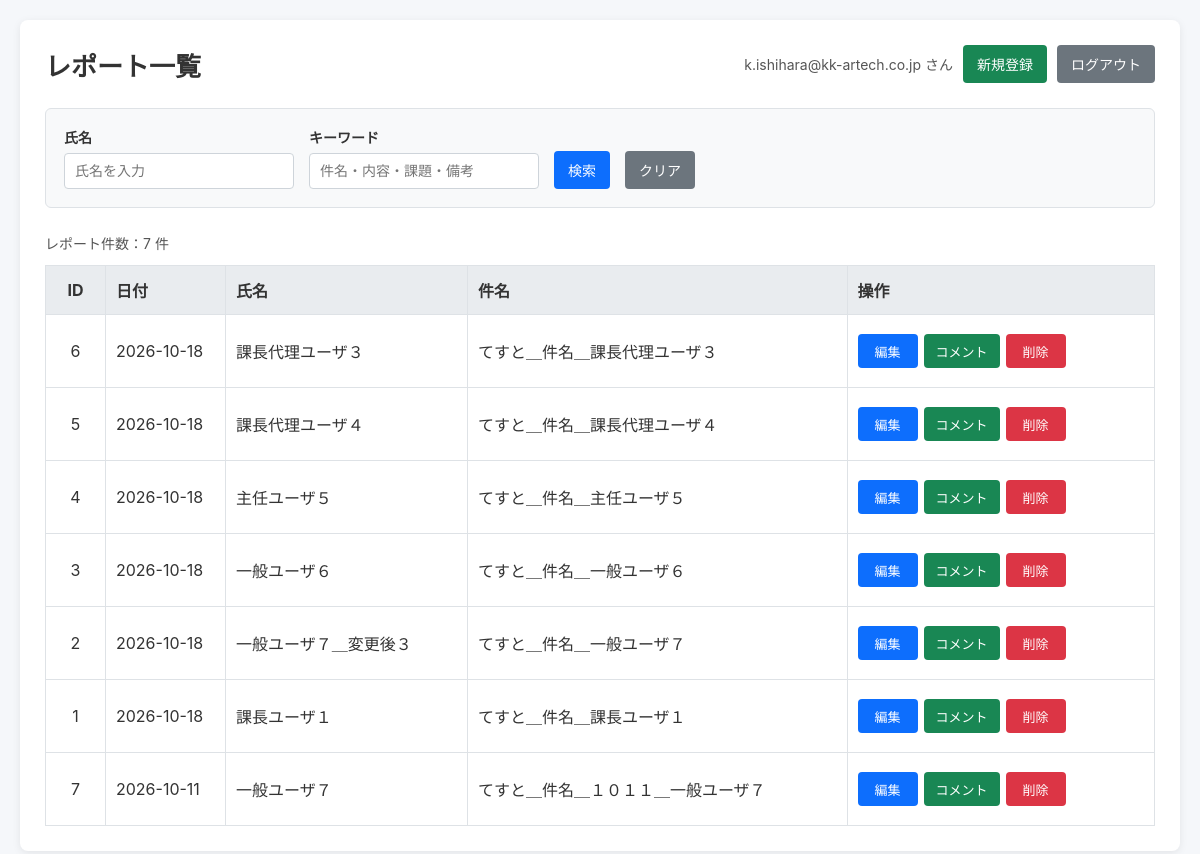
/index.php (signed in), run on the app's committed database.
### tables this page shows
CREATE TABLE users (
    id INTEGER PRIMARY KEY AUTOINCREMENT,
    username TEXT NOT NULL UNIQUE,
    password_hash TEXT NOT NULL,
    role_title TEXT NOT NULL DEFAULT '一般'
        CHECK (role_title IN ('一般', '主任', '課長代理', '課長', '部長')),
    manager_id INTEGER,
    is_admin INTEGER NOT NULL DEFAULT 0
        CHECK (is_admin IN (0, 1)),
    created_at TEXT NOT NULL,
    FOREIGN KEY (manager_id)
        REFERENCES users(id)
        ON DELETE SET NULL
);

CREATE TABLE reports (
    id INTEGER PRIMARY KEY AUTOINCREMENT,
    user_id INTEGER NOT NULL,
    report_date TEXT NOT NULL,
    name TEXT NOT NULL,
    subject TEXT NOT NULL,
    content TEXT,
    issues TEXT,
    remarks TEXT,
    created_at TEXT NOT NULL,
    updated_at TEXT NOT NULL,
    FOREIGN KEY (user_id)
        REFERENCES users(id)
        ON DELETE RESTRICT
);

### lib/auth.php (called while the page is built, shortened)
<?php
function getLoginUserId(): ?int
{
    return (int) $_SESSION['user_id'];
}
function getLoginUser(PDO $pdo): ?array
{
    $userId = getLoginUserId();
    $stmt = $pdo->prepare(
        'SELECT
            id,
            username,
            role_title,
            manager_id,
            is_admin
         FROM users
         WHERE id = :id'
    );
    $stmt->execute([
        ':id' => $userId,
    ]);
    $user = $stmt->fetch();
    return $user;
}

### lib/functions.php (called while the page is built)
<?php
function h($value)
{
    return htmlspecialchars(
        $value ?? '',
        ENT_QUOTES,
        'UTF-8'
    );
}

### public/index.php (the view, shortened to what this page needs)
<?php
require_once '../config/database.php';
require_once '../lib/functions.php';
require_once '../lib/auth.php';
$loginUser = getLoginUser($pdo);
$loginUserId = (int) $loginUser['id'];
$isAdmin = (int) $loginUser['is_admin'] === 1;
$name = trim($_GET['name'] ?? '');
$keyword = trim($_GET['keyword'] ?? '');
$sql = "
    SELECT *
    FROM reports
    WHERE 1 = 1
";
$params = [];
$sql .= "
    ORDER BY report_date DESC, id DESC
";
$stmt = $pdo->prepare($sql);
$stmt->execute($params);
$reports = $stmt->fetchAll(PDO::FETCH_ASSOC);
?>
<!DOCTYPE html>
<html lang="ja">
<head>
</head>
<body>
<div class="container">
    <div class="header">
        <h1>レポート一覧</h1>
        <div class="header-actions">
            <span class="login-user">
                <?= h($loginUser['username']) ?> さん
            </span>
            <a href="create.php" class="button new-button">
                新規登録
            </a>
            <a href="logout.php" class="button logout-button">
                ログアウト
            </a>
        </div>
    </div>
    <div class="search-container">
        <form method="get" action="index.php" class="search-form">
            <div class="search-item">
                <label for="name">
                    氏名
                </label>
                <input
                    type="text"
                    id="name"
                    name="name"
                    value="<?= h($name) ?>"
                    placeholder="氏名を入力"
                >
            </div>
            <div class="search-item">
                <label for="keyword">
                    キーワード
                </label>
                <input
                    type="text"
                    id="keyword"
                    name="keyword"
                    value="<?= h($keyword) ?>"
                    placeholder="件名・内容・課題・備考"
                >
            </div>
            <button type="submit" class="button search-button">
                検索
            </button>
            <a href="index.php" class="button clear-button">
                クリア
            </a>
        </form>
    </div>
    <div class="list-header">
        <div class="report-count">
            レポート件数：<?= count($reports) ?> 件
        </div>
    </div>
    <div class="table-container">
        <table>
            <thead>
                <tr>
                    <th class="id-column">
                        ID
                    </th>
                    <th class="date-column">
                        日付
                    </th>
                    <th class="name-column">
                        氏名
                    </th>
                    <th class="subject-column">
                        件名
                    </th>
                    <th class="action-column">
                        操作
                    </th>
                </tr>
            </thead>
            <tbody>
                <?php if (empty($reports)): ?>
                    <tr>
                        <td colspan="5" class="no-data">
                            該当するレポートはありません。
                        </td>
                    </tr>
                <?php else: ?>
                    <?php foreach ($reports as $report): ?>
                        <?php
                        $canEdit = $isAdmin
                            || (int) $report['user_id'] === $loginUserId;
                        ?>
                        <tr>
                            <td class="id-column">
                                <?= h($report['id']) ?>
                            </td>
                            <td class="date-column">
                                <?= h($report['report_date']) ?>
                            </td>
                            <td class="name-column">
                                <?= h($report['name']) ?>
                            </td>
                            <td class="subject-column">
                                <?= h($report['subject']) ?>
                            </td>
                            <td class="action-column">
                                <div class="action-cell">
                                    <?php if ($canEdit): ?>
                                        <a
                                            href="edit.php?id=<?= (int) $report['id'] ?>"
                                            class="action-button edit-button"
                                        >
                                            編集
                                        </a>
                                    <?php endif; ?>
                                    <a
                                        href="detail.php?id=<?= (int) $report['id'] ?>"
                                        class="action-button detail-button"
                                    >
                                        コメント
                                    </a>
                                    <?php if ($canEdit): ?>
                                        <form
                                            method="post"
                                            action="delete.php"
                                            class="delete-form"
                                            onsubmit="return confirm('このレポートを削除しますか？');"
                                        >
                                            <button
                                                type="submit"
                                                class="action-button delete-button"
                                            >
                                                削除
                                            </button>
                                        </form>
                                    <?php endif; ?>
                                </div>
                            </td>
                        </tr>
                    <?php endforeach; ?>
                <?php endif; ?>
            </tbody>
        </table>
    </div>
</div>
</body>
</html>

### public/index.php (style rules this page uses)
* { box-sizing: border-box; }
body { margin: 0; padding: 20px; font-family: -apple-system, BlinkMacSystemFont, "Segoe UI", sans-serif; background-color: #f5f7fa; color: #333; }
.container { max-width: 1200px; margin: 0 auto; background-color: #fff; padding: 25px; border-radius: 8px; box-shadow: 0 2px 8px rgba(0, 0, 0, 0.08); }
h1 { margin-top: 0; margin-bottom: 25px; font-size: 26px; }
.header { display: flex; justify-content: space-between; align-items: center; gap: 15px; margin-bottom: 25px; flex-wrap: wrap; }
.header h1 { margin: 0; }
.header-actions { display: flex; align-items: center; gap: 10px; }
.login-user { font-size: 14px; color: #555; }
.button { display: inline-flex; justify-content: center; align-items: center; padding: 9px 14px; border: none; border-radius: 4px; text-decoration: none; font-size: 14px; cursor: pointer; white-space: nowrap; }
.new-button { background-color: #198754; color: #fff; }
.logout-button { background-color: #6c757d; color: #fff; }
.search-container { margin-bottom: 25px; padding: 18px; background-color: #f8f9fa; border: 1px solid #dee2e6; border-radius: 6px; }
.search-form { display: flex; align-items: flex-end; gap: 15px; flex-wrap: wrap; }
.search-item { display: flex; flex-direction: column; gap: 6px; }
.search-item label { font-size: 14px; font-weight: bold; }
.search-item input { width: 230px; max-width: 100%; padding: 9px 10px; border: 1px solid #ced4da; border-radius: 4px; font-size: 14px; }
.search-button { background-color: #0d6efd; color: #fff; }
.clear-button { background-color: #6c757d; color: #fff; }
.list-header { display: flex; justify-content: space-between; align-items: center; margin-bottom: 12px; gap: 10px; flex-wrap: wrap; }
.report-count { font-size: 14px; color: #555; }
.table-container { width: 100%; overflow-x: auto; }
table { width: 100%; border-collapse: collapse; background-color: #fff; }
th, td { padding: 12px 10px; border: 1px solid #dee2e6; text-align: left; vertical-align: middle; }
th { background-color: #e9ecef; font-weight: bold; white-space: nowrap; }
.id-column { width: 60px; text-align: center; }
.date-column { width: 120px; white-space: nowrap; }
.name-column { min-width: 120px; }
.subject-column { min-width: 200px; }
.action-column { min-width: 250px; white-space: nowrap; }
.action-cell { display: flex; align-items: center; gap: 6px; min-height: 48px; }
.action-button { display: inline-flex; justify-content: center; align-items: center; min-height: 34px; padding: 7px 10px; border: none; border-radius: 4px; text-decoration: none; font-size: 13px; cursor: pointer; white-space: nowrap; flex-shrink: 0; }
.edit-button, .edit-button-space { width: 60px; flex: 0 0 60px; }
.edit-button { background-color: #0d6efd; color: #fff; }
.detail-button { min-width: 76px; background-color: #198754; color: #fff; }
.delete-form { display: inline-flex; align-items: center; margin: 0; padding: 0; flex-shrink: 0; }
.delete-button, .delete-button-space { width: 60px; flex: 0 0 60px; }
.delete-button { background-color: #dc3545; color: #fff; }

### data on the page
users: username "k.ishihara@kk-artech.co.jp"
reports: id "6", report_date "2026-10-18", name "課長代理ユーザ３", subject "てすと＿件名＿課長代理ユーザ３"
reports: id "5", report_date "2026-10-18", name "課長代理ユーザ４", subject "てすと＿件名＿課長代理ユーザ４"
reports: id "4", report_date "2026-10-18", name "主任ユーザ５", subject "てすと＿件名＿主任ユーザ５"
reports: id "3", report_date "2026-10-18", name "一般ユーザ６", subject "てすと＿件名＿一般ユーザ６"
reports: id "2", report_date "2026-10-18", name "一般ユーザ７＿変更後３", subject "てすと＿件名＿一般ユーザ７"
reports: id "1", report_date "2026-10-18", name "課長ユーザ１", subject "てすと＿件名＿課長ユーザ１"
reports: id "7", report_date "2026-10-11", name "一般ユーザ７", subject "てすと＿件名＿１０１１＿一般ユーザ７"

### other printed values
count($reports) "7"
